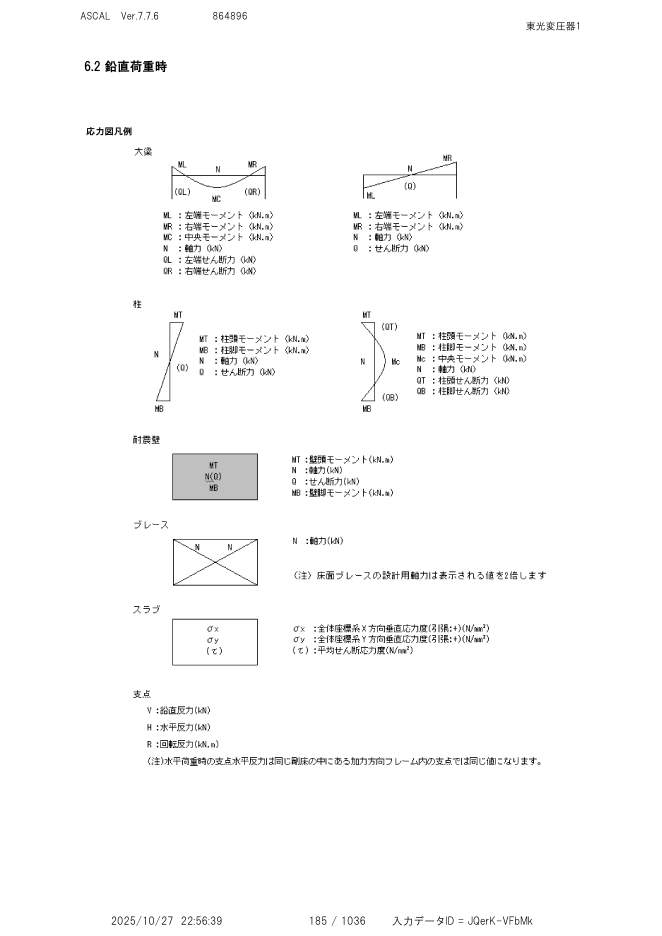
#> input picture testing/my_scan_p1.png, 3306 x 4678 px, found by its file name (shown at 1/5 size)
$ jupyter execute --allow-errors test_ocr.ipynb
#> lines starting #> are read from the running program, lines starting #| are printed output that depends on the picture; after the words box and inside, x2 and y2 are one past the last pixel; in counts of white or black regions, pixels touching at a corner belong together
#> (a cell that did not finish here is left out)

[cell 2]
from pathlib import Path
from typing import List, Optional, Tuple
import io
import fitz  # PyMuPDF

try:
    from PIL import Image  # only needed for JPEG encoding
    _HAS_PIL = True
except Exception:
    _HAS_PIL = False


def pdf_bytes_to_images(
    pdf_bytes: bytes,
    dpi: int = 200,
    fmt: str = "png",                   # "png" or "jpg"
    save_dir: Optional[Path | str] = None,
    base_filename: Optional[str] = None,  # used for saved filenames only
    jpg_quality: int = 90
) -> List[bytes]:
    """
    Render each page of a (scanned) PDF (given as bytes) to images and return a list of image bytes.
    Optionally save images to disk as <base_filename>_p<page>.<ext> (1-based page numbering).

    Args:
        pdf_bytes: Raw bytes of the PDF.
        dpi: Output DPI (controls resolution). 72 dpi == 1.0 zoom.
        fmt: "png" (native via PyMuPDF) or "jpg".
        save_dir: If provided, images are also saved to this directory.
        base_filename: If saving, the basename to use (default: "document").
        jpg_quality: JPEG quality (1–95) if fmt="jpg".

    Returns:
        List of bytes objects, one per page, in the requested format.
    """
    fmt = fmt.lower()
    if fmt not in {"png", "jpg", "jpeg"}:
        raise ValueError("fmt must be 'png' or 'jpg'")

    if fmt in {"jpg", "jpeg"} and not _HAS_PIL:
        raise RuntimeError("JPEG output requires Pillow (pip install Pillow)")

    # Prepare output directory (optional)
    out_dir: Optional[Path] = None
    if save_dir is not None:
        out_dir = Path(save_dir)
        out_dir.mkdir(parents=True, exist_ok=True)
        if not base_filename:
            base_filename = "document"

    if not base_filename:
        base_filename = "document"

    # DPI -> zoom factor
    zoom = dpi / 72.0
    mat = fitz.Matrix(zoom, zoom)

    images: List[bytes] = []

    # Open from bytes
    with fitz.open(stream=pdf_bytes, filetype="pdf") as doc:
        if doc.needs_pass:
            raise RuntimeError("This PDF is encrypted and needs a password.")
        page_count = doc.page_count

        for page_index, page in enumerate(doc, start=1):
            # Render to pixmap (no alpha for cleaner JPG/PNG)
            pix = page.get_pixmap(matrix=mat, alpha=False)

            if fmt == "png":
                img_bytes = pix.tobytes(output="png")  # PyMuPDF-native PNG
                ext = "png"
            else:
                # Convert Pixmap -> PIL Image -> JPEG bytes
                # pix.samples are RGB bytes; pix.stride is bytes per row
                mode = "RGB" if pix.n in (3, 4) else "L"
                pil_img = Image.frombytes(mode, (pix.width, pix.height), pix.samples)
                buf = io.BytesIO()
                pil_img.save(buf, format="JPEG", quality=jpg_quality, optimize=True)
                img_bytes = buf.getvalue()
                ext = "jpg"

            images.append(img_bytes)

            # Optional save
            if out_dir is not None:
                filename = f"{base_filename}_p{page_index}.{ext}"
                (out_dir / filename).write_bytes(img_bytes)

    return images

[cell 3]
PATH = "root/20251112150947.pdf"
typ = "pdf"

#> (the rest of this cell did not finish here and is left out)

#> (a cell that did not finish here is left out)

[cell 5]
import os
from typing import List, Dict, Any, Tuple

import cv2
import numpy as np


CropRatio = Tuple[float , float, float, float]  # ((xmin, ymin), (xmax, ymax))


# [107 lines left out: functions bytes_to_cv2_image, slice_image_by_ratios, save_sliced_tiles_from_bytes, not called in this run]

[cell 6]
import cv2
import numpy as np
from typing import Tuple

# Bounding box type: (x_min, y_min, x_max, y_max)
BBox = Tuple[int, int, int, int]


# [67 lines left out: functions crop_image_array, crop_image_file, image_array_to_png_bytes, not called in this run]

[cell 7]
import cv2
import numpy as np


# [75 lines left out: function strengthen_table_lines, not called in this run]

[cell 8]
import cv2
import numpy as np
import matplotlib.pyplot as plt
from math import hypot, atan2, degrees
from typing import List, Tuple, Dict, Set
import numpy as np

# ----------------- Types -----------------

Line = Tuple[Tuple[int, int], Tuple[int, int]]  # ((x1,y1),(x2,y2))
Line4 = Tuple[float, float, float, float]  # (x1, y1, x2, y2)


# ----------------- 1. Enhance faint lines -----------------

# [472 lines left out: functions enhance_lines, extract_table_lines_from_binary, merge_lines, detect_cells, plot_table_lines, straighten_lines and 2 more, not called in this run]

[cell 9]
import cv2
import numpy as np
from math import atan2, degrees
from typing import List

def estimate_skew_from_vertical_lines(
    bw: np.ndarray,
    max_vertical_deviation: float = 10.0,
    min_frac_of_height: float = 0.4,
) -> float:
    """
    Estimate page skew (in degrees) using vertical-ish lines in a binary image.

    We look for lines whose angle is close to +90° or -90°.
    For each such line, we compute its signed deviation from perfect vertical,
    then return the AVERAGE of those deviations.

    Returns:
        skew_deg: estimated rotation angle of the page.
                  You will rotate the image by *skew_deg* (same sign) to straighten.
    """
    if len(bw.shape) == 3:
        bw = cv2.cvtColor(bw, cv2.COLOR_BGR2GRAY)

    h, w = bw.shape[:2]

    # Edges
    edges = cv2.Canny(bw, 50, 150, apertureSize=3)

    # Require lines that are a decent fraction of image height
    min_line_length = int(h * min_frac_of_height)
    lines_p = cv2.HoughLinesP(
        edges,
        rho=1,
        theta=np.pi / 180,
        threshold=100,
        minLineLength=min_line_length,
        maxLineGap=20,
    )

    if lines_p is None:
        return 0.0

    vertical_deviations: List[float] = []

    for (x1, y1, x2, y2) in lines_p[:, 0]:
        dx = x2 - x1
        dy = y2 - y1
        if dx == 0 and dy == 0:
            continue

        angle = degrees(atan2(dy, dx))  # vs x-axis

        # distance to +90 and -90
        dev_pos = abs(angle - 90.0)
        dev_neg = abs(angle + 90.0)
        dev = min(dev_pos, dev_neg)

        # only keep near-vertical lines
        if dev <= max_vertical_deviation:
            if dev_pos < dev_neg:
                # closer to +90°
                vertical_deviation = angle - 90.0   # e.g. 87° -> -3°
            else:
                # closer to -90°
                vertical_deviation = angle + 90.0   # e.g. -87° -> +3°
            vertical_deviations.append(vertical_deviation)

    if not vertical_deviations:
        return 0.0

    # Use AVERAGE instead of median, as requested
    skew_deg = float(np.median(vertical_deviations))
    return skew_deg

def rotate_image(img: np.ndarray, angle_deg: float) -> np.ndarray:
    """
    Rotate an image around its center by `angle_deg` degrees.
    Positive angle = counter-clockwise (OpenCV convention).
    """
    h, w = img.shape[:2]
    center = (w / 2.0, h / 2.0)
    M = cv2.getRotationMatrix2D(center, angle_deg, 1.0)
    rotated = cv2.warpAffine(
        img,
        M,
        (w, h),
        flags=cv2.INTER_LINEAR,
        borderMode=cv2.BORDER_REPLICATE,
    )
    return rotated


def deskew_image_by_vertical(
    img: np.ndarray,
    max_vertical_deviation: float = 10.0,
    min_frac_of_height: float = 0.4,
):
    """
    Deskew an image using vertical lines in a binary version.

    Returns:
        rotated_img, skew_deg

    NOTE: We rotate the image by `skew_deg` (same sign as estimated),
    as you requested.
    """
    # grayscale → binary for line detection
    if len(img.shape) == 3:
        gray = cv2.cvtColor(img, cv2.COLOR_BGR2GRAY)
    else:
        gray = img

    _, bw = cv2.threshold(
        gray, 0, 255, cv2.THRESH_BINARY_INV + cv2.THRESH_OTSU
    )

    skew_deg = estimate_skew_from_vertical_lines(
        bw,
        max_vertical_deviation=max_vertical_deviation,
        min_frac_of_height=min_frac_of_height,
    )

    print(f"Estimated skew from vertical lines (avg): {skew_deg:.3f} degrees")

    # Important change: rotate BY skew_deg, not -skew_deg
    rotated = rotate_image(img, skew_deg * 0.5)

    return rotated, skew_deg

[cell 10]
# pip install -U langchain langchain-google-genai google-generativeai pydantic
import os
import json
import re
import base64
from typing import Any, Dict, List, Union

from langchain_google_genai import ChatGoogleGenerativeAI
from langchain_core.prompts import ChatPromptTemplate
from langchain_core.runnables import RunnableParallel, RunnablePassthrough
from langchain_core.messages import SystemMessage, HumanMessage

from app.core.config import settings
import time


# ----------------------------
# CONFIG
# ----------------------------
#> (the rest of this cell did not finish here and is left out)

[cell 11]
# [64 lines left out: function find_column, not called in this run]

[cell 12]
img = cv2.imread("output/my_scan_p1.png")
#> img is the input picture: shape (4678, 3306, 3); mean B, G, R 250.6, 250.6, 250.6
img_path = "my_scan_p1_deskewed_normal.png"

if img is None:
    raise FileNotFoundError("Could not read image")

deskewed, skew = deskew_image_by_vertical(img, max_vertical_deviation=10.0, min_frac_of_height=0.4)
#> in deskew_image_by_vertical, `_, bw = cv2.threshold( gray, 0, 255, cv2.THRESH_BINARY_INV + cv2.THRES..`:
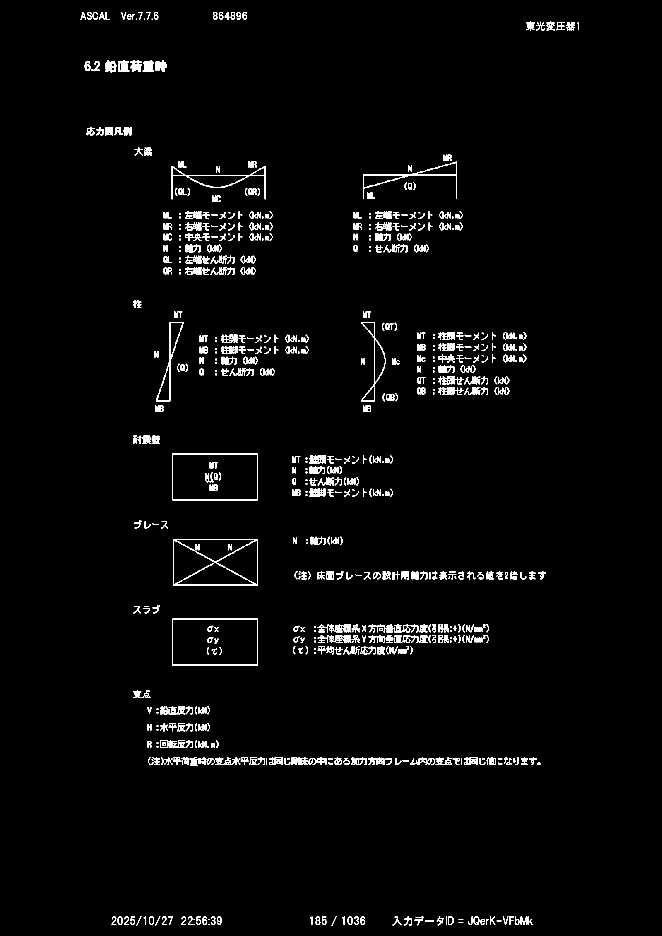
#> bw: shape (4678, 3306) (shown at 1/5 size); 1.6% white; 941 white regions (8 under 20 px), largest, box (x1, y1, x2, y2) and area: (865, 2695, 1289, 2928) 7726, (858, 830, 1328, 996) 4756, (862, 2268, 1289, 2501) 4571
#> in estimate_skew_from_vertical_lines, `edges = cv2.Canny(bw, 50, 150, apertureSize=3)`:
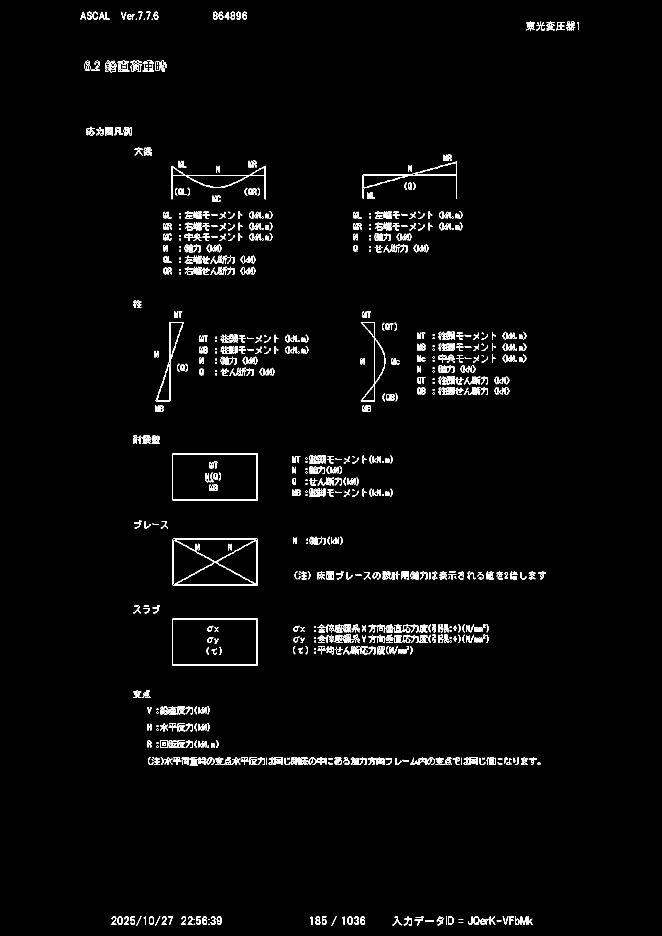
#> edges: shape (4678, 3306) (shown at 1/5 size); 0.85% white in thin lines or dots, all inside (x1, y1, x2, y2) = (403, 59, 2895, 4629)
#> in estimate_skew_from_vertical_lines, `lines_p = cv2.HoughLinesP( edges, rho=1, theta=np.pi / 180, threshold=..`: lines_p = None
#> in deskew_image_by_vertical, `skew_deg = estimate_skew_from_vertical_lines( bw, max_vertical_deviati..`: skew_deg = 0
#| Estimated skew from vertical lines (avg): 0.000 degrees
#> skew = 0
print("Rotated by:", -skew)
#| Rotated by: -0.0
img = deskewed
cv2.imwrite(img_path, deskewed)
#> Out = True

[cell 13]
img_path = "my_scan_p1_deskewed.png"

[cell 14]
# img_path = "output/my_scan_p1.png"   # your borehole log image

img = cv2.imread(img_path)
#> (the rest of this cell did not finish here and is left out)

#> (a cell that did not finish here is left out)

[cell 16]
metadata = {
    "borehole_no": 13,
    "location": 15,
    "north_latitude": 17,
    "east_longitude": 23,
    "client": 19,
    "investigation_period": 21,
    "contractor": 25,
    "chief_engineer": 27,
    "representative": 29,
    "inspector": 31,
    "supervisor": 33,
    "collar_elevation_el_m": 35,
    "total_depth_m": 48,
    "drilling_machine": 37,
    "engine": 50,
    "hammer_device": 39,
    "pump": 52
}

columns_data = {
    # "height_m": 58,
    "soil_depth_m": 60,
    "soil_classification": 62,
    "color": 63,
    # "relative_density": 64,
    "relative_consistency": 65,
    "description": 66,
    # "water_record": 68,
    "depth": 71,
    "0-10": 79,
    "10-20": 80,
    "20-30": 81,
    # "total": 72,
}

[cell 17]
# [13 lines left out: function per10, not called in this run]

def parse_json(boring_result: dict, output_name: str = "boring_log_output.json"):
    final_result = {}
    for key in metadata:
        final_result[key] = boring_result[key]

    # water_record = boring_result["water_record"][0].split("\n")
    # if len(water_record) > 1:
    #     final_result["water_record"] = {"level": water_record[1], "date": water_record[0]}
    # else:
    #     final_result["water_record"] = water_record[0]
    states = []
    for i in range(len(boring_result["soil_depth_m"])):
        row = {}
        # for col in ["height_m", "soil_depth_m", "soil_classification", "color", "relative_density",
        #             "relative_consistency", "description"]:
        for col in ["soil_depth_m", "soil_classification", "color",
                    "relative_consistency", "description"]:
            row[col] = "".join(boring_result[col][i].split("\n"))
        # if (row["height_m"] == "" and row["soil_depth_m"] == "" and row["soil_classification"] == "" and
        #     row["color"] == "" and row["relative_density"] == "" and row["relative_consistency"] == "" and
        #     row["description"] == ""):
        if (row["soil_depth_m"] == "" and row["soil_classification"] == "" and
            row["color"] == "" and row["relative_consistency"] == "" and
            row["description"] == ""):
            continue
        states.append(row)
    final_result["soi_layers"] = states
    depth = []
    for d in boring_result["depth"]:
        if d == "":
            continue
        items = d.split("\n")
        depth += items
    spt = []
    for i in range(len(depth)//2):
        row = {}
        row["depth"] = {"start": depth[2*i], "end": depth[2*i+1]}
        row["blow_counts_0_10cm"] = per10(boring_result["0-10"][i])
        row["blow_counts_10_20cm"] = per10(boring_result["10-20"][i])
        row["blow_counts_20_30cm"] = per10(boring_result["20-30"][i])
        # row["total"] = per10(boring_result["total"][i])
        spt.append(row)
    final_result["spt_tests"] = spt

    json.dump(final_result, open(output_name, "w", encoding="utf-8"), ensure_ascii=False, indent=2)
    return final_result

[cell 18]
# [12 lines left out: function denorm_point, not called in this run]

[cell 19]
label = 135
#> (the rest of this cell did not finish here and is left out)

[cell 20]
header_idx = 66 # for example
#> (the rest of this cell did not finish here and is left out)

[cell 21]
# [9 lines of commented-out code are left out]

[cell 22]
bits = []
boring_result = {}

print("Extracting metadata fields...")
#> (the rest of this cell did not finish here and is left out)

[cell 23]
print(boring_result)

#> (a cell that did not finish here is left out)
